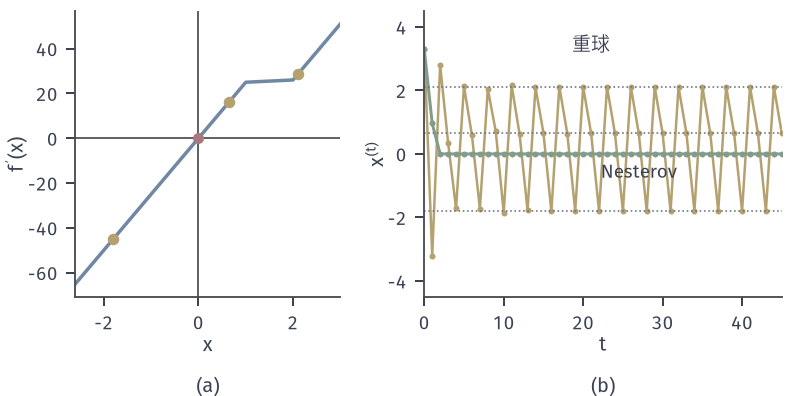

Here is the Python script that generated this plot:
from pathlib import Path
import sys
ROOT = next(p for p in Path(__file__).resolve().parents if (p/'build.sh').is_file() and (p/'tex/book.tex').is_file())
sys.path.insert(0, str(ROOT/'figures/00-shared/mathematical-preliminaries-upper/00-shared/comprehension-figures'))
from support import figure, save, BLUE, GREEN, YELLOW, RED, PURPLE, INK, MUTED, GRID, BLUE_FILL, GREEN_FILL, YELLOW_FILL, RED_FILL, PURPLE_FILL
import numpy as np
HERE = Path(__file__).resolve().parent
STROKE = '#4C4D4F'
def panel(fig, left, right, top, bottom, wspace=.25, hspace=.2):
    fig.set_layout_engine(None)
    fig.subplots_adjust(left=left, right=right, top=top, bottom=bottom, wspace=wspace, hspace=hspace)
def tag(fig, ax, s, y=None, d=.085):
    p = ax.get_position(); fig.text((p.x0+p.x1)/2, (p.y0-d) if y is None else y, s, ha='center', va='top')
# 贯穿例：f(x)=(x1^2+9 x2^2)/2，x0=(9,1)，mu=1，L=9，kappa=9。
H = np.array([1., 9.]); X0 = np.array([9., 1.])
def f_ex(x): return .5*(H*np.asarray(x)**2).sum(-1)
def contour_ex(ax, xr, yr, levels):
    X,Y = np.meshgrid(np.linspace(*xr,700), np.linspace(*yr,500))
    ax.contour(X,Y,.5*(X**2+9*Y**2),levels=levels,colors=[BLUE],linewidths=.65)
def path(ax, P, c, ms=3.2, lw=1.2, **k):
    P=np.asarray(P); ax.plot(P[:,0],P[:,1],'-o',color=c,lw=lw,ms=ms,mew=0,zorder=4,**k)
def opt(ax, x=0, y=0): ax.plot([x],[y],'o',ms=4.8,color=RED,mew=0,zorder=6)
# Lessard等分段二次：mu=1, L=25，重球取二次最优参数 alpha=1/9, beta=4/9，x0=3.3。
fig,(a,b)=figure(width_mm=112,height_mm=56,ncols=2,gridspec_kw={'width_ratios':[1,1.35]})
panel(fig,.095,.985,.97,.25,wspace=.27)
g=lambda x: np.where(x<1,25*x,np.where(x<2,x+24,25*x-24))
xx=np.linspace(-2.6,3,500); a.plot(xx,g(xx),color=BLUE,lw=1.4); a.axhline(0,color=STROKE,lw=.7); a.axvline(0,color=STROKE,lw=.7)
cyc=np.array([792,-2208,2592])/1225
a.plot(cyc,g(cyc),'o',color=YELLOW,ms=4.6,mew=0,zorder=6); a.plot([0],[0],'o',color=RED,ms=4.4,mew=0,zorder=6)
a.set_xlabel('$x$',labelpad=1); a.set_ylabel(r'$f^{\prime}(x)$',labelpad=0); a.set_xticks([-2,0,2]); a.set_xlim(-2.6,3)
def hb(T):
    y=[3.3,3.3]
    for t in range(T): y.append(y[-1]-float(g(y[-1]))/9+4/9*(y[-1]-y[-2]))
    return np.array(y[1:])
def nag(T):
    q=1/5;be=(1-q)/(1+q);y=[3.3,3.3]
    for t in range(T):
        z=y[-1]+be*(y[-1]-y[-2]); y.append(z-float(g(z))/25)
    return np.array(y[1:])
T=45; b.plot(range(T+1),hb(T),'-o',color=YELLOW,lw=1,ms=2.4,mew=0); b.plot(range(T+1),nag(T),'-o',color=GREEN,lw=1.2,ms=2.4,mew=0)
for v in cyc: b.axhline(v,color=MUTED,lw=.65,ls=':')
b.set_xlabel('$t$',labelpad=1); b.set_ylabel('$x^{(t)}$',labelpad=0); b.set_xlim(0,45); b.set_ylim(-4.5,4.5); b.text(21,3.25,'重球',fontsize=7.5,ha='center',color=INK); b.text(27,-.75,'Nesterov',fontsize=7.5,ha='center',color=INK)
tag(fig,a,'(a)',y=.05); tag(fig,b,'(b)',y=.05)
save(fig,HERE,'figure',{'cycle':'(792,-2208,2592)/1225','alpha':1/9,'beta':4/9,'x0':3.3})
